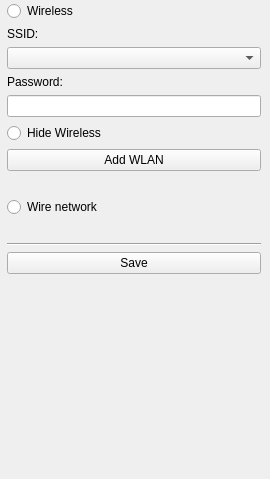
   <widget class="QWidget" name="netchoicePage">
    <widget class="QWidget" name="verticalLayoutWidget">
     <property name="geometry">
      <rect>
       <x>1</x>
       <y>1</y>
       <width>260</width>
       <height>469</height>
      </rect>
     </property>
     <layout class="QVBoxLayout" name="verticalLayout_2">
      <item>
       <layout class="QFormLayout" name="formLayout_2">
        <property name="fieldGrowthPolicy">
         <enum>QFormLayout::AllNonFixedFieldsGrow</enum>
        </property>
        <item row="0" column="1">
         <widget class="QRadioButton" name="wlanButton">
          <property name="focusPolicy">
           <enum>Qt::StrongFocus</enum>
          </property>
          <property name="text">
           <string>Wireless</string>
          </property>
         </widget>
        </item>
        <item row="1" column="1">
         <widget class="QLabel" name="wlanSsidLabel">
          <property name="text">
           <string>SSID:</string>
          </property>
         </widget>
        </item>
        <item row="2" column="1">
         <widget class="QComboBox" name="wlanPskcomboBox">
          <property name="minimumSize">
           <size>
            <width>250</width>
            <height>0</height>
           </size>
          </property>
         </widget>
        </item>
        <item row="3" column="1">
         <widget class="QLabel" name="wlanPskLabel">
          <property name="text">
           <string>Password:</string>
          </property>
         </widget>
        </item>
        <item row="4" column="1">
         <widget class="QLineEdit" name="wlanPskEdit"/>
        </item>
        <item row="5" column="1">
         <widget class="QRadioButton" name="HideWireless_radioButton">
          <property name="text">
           <string>Hide Wireless</string>
          </property>
         </widget>
        </item>
        <item row="6" column="1">
         <widget class="QPushButton" name="AddWlan_button">
          <property name="text">
           <string>Add WLAN</string>
          </property>
         </widget>
        </item>
        <item row="8" column="1">
         <widget class="QRadioButton" name="lanButton">
          <property name="focusPolicy">
           <enum>Qt::StrongFocus</enum>
          </property>
          <property name="text">
           <string>Wire network</string>
          </property>
         </widget>
        </item>
        <item row="11" column="1">
         <widget class="QLabel" name="wlanPskLabel_4">
          <property name="text">
           <string/>
          </property>
         </widget>
        </item>
        <item row="12" column="1">
         <widget class="Line" name="line_4">
          <property name="orientation">
           <enum>Qt::Horizontal</enum>
          </property>
         </widget>
        </item>
        <item row="14" column="1">
         <widget class="QPushButton" name="saveNetchoiceButton">
          <property name="enabled">
           <bool>true</bool>
          </property>
          <property name="focusPolicy">
           <enum>Qt::NoFocus</enum>
          </property>
          <property name="text">
           <string>Save</string>
          </property>
          <property name="icon">
           <iconset resource="../controller.qrc">
            <normaloff>:/images/btn_save.png</normaloff>:/images/btn_save.png</iconset>
          </property>
          <property name="iconSize">
           <size>
            <width>32</width>
            <height>32</height>
           </size>
          </property>
         </widget>
        </item>
        <item row="15" column="1">
         <widget class="QLabel" name="wlanPskLabel_5">
          <property name="text">
           <string/>
          </property>
         </widget>
        </item>
        <item row="7" column="1">
         <widget class="QLabel" name="wlanPskLabel_2">
          <property name="text">
           <string/>
          </property>
         </widget>
        </item>
       </layout>
      </item>
     </layout>
    </widget>
   </widget>
